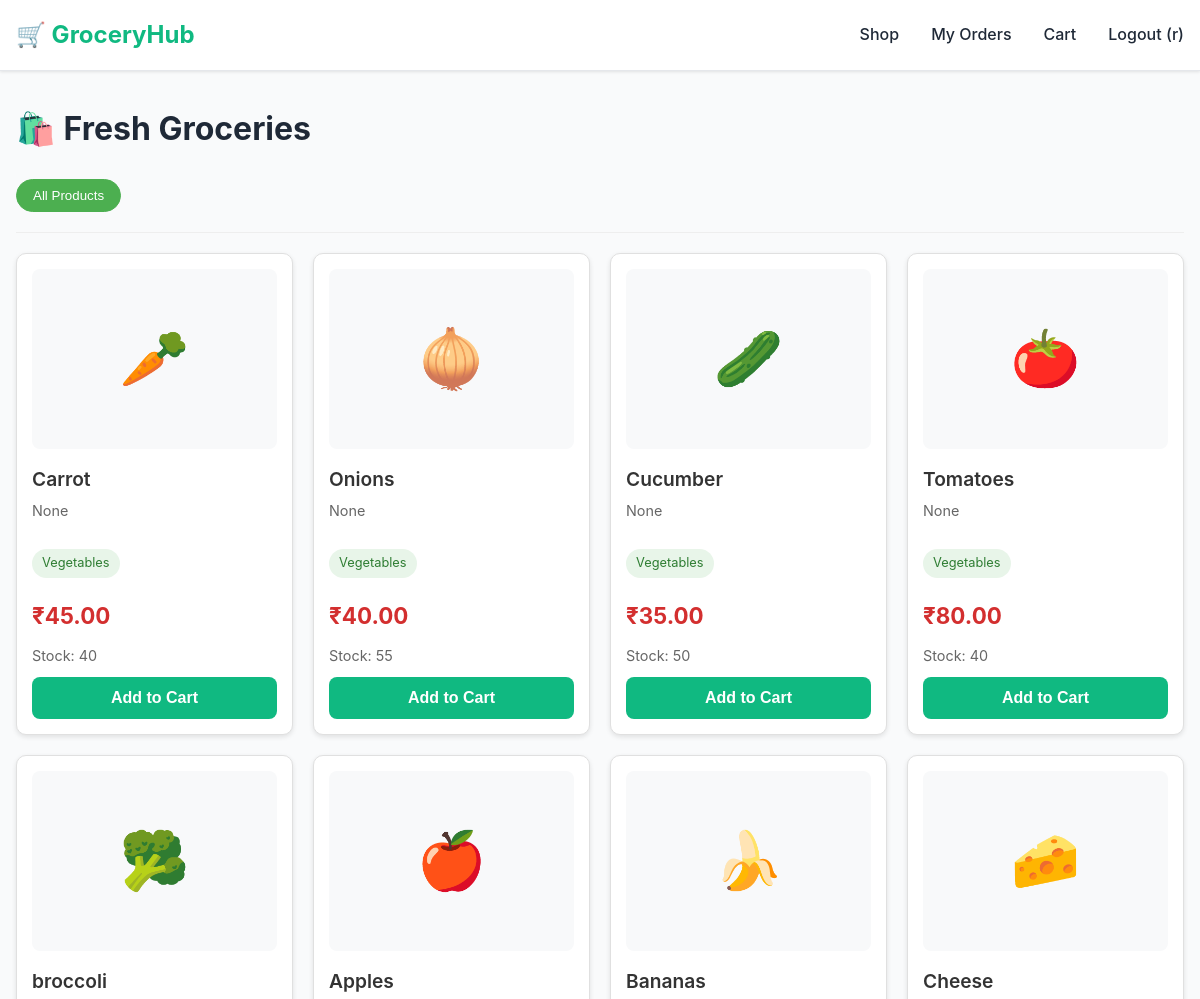
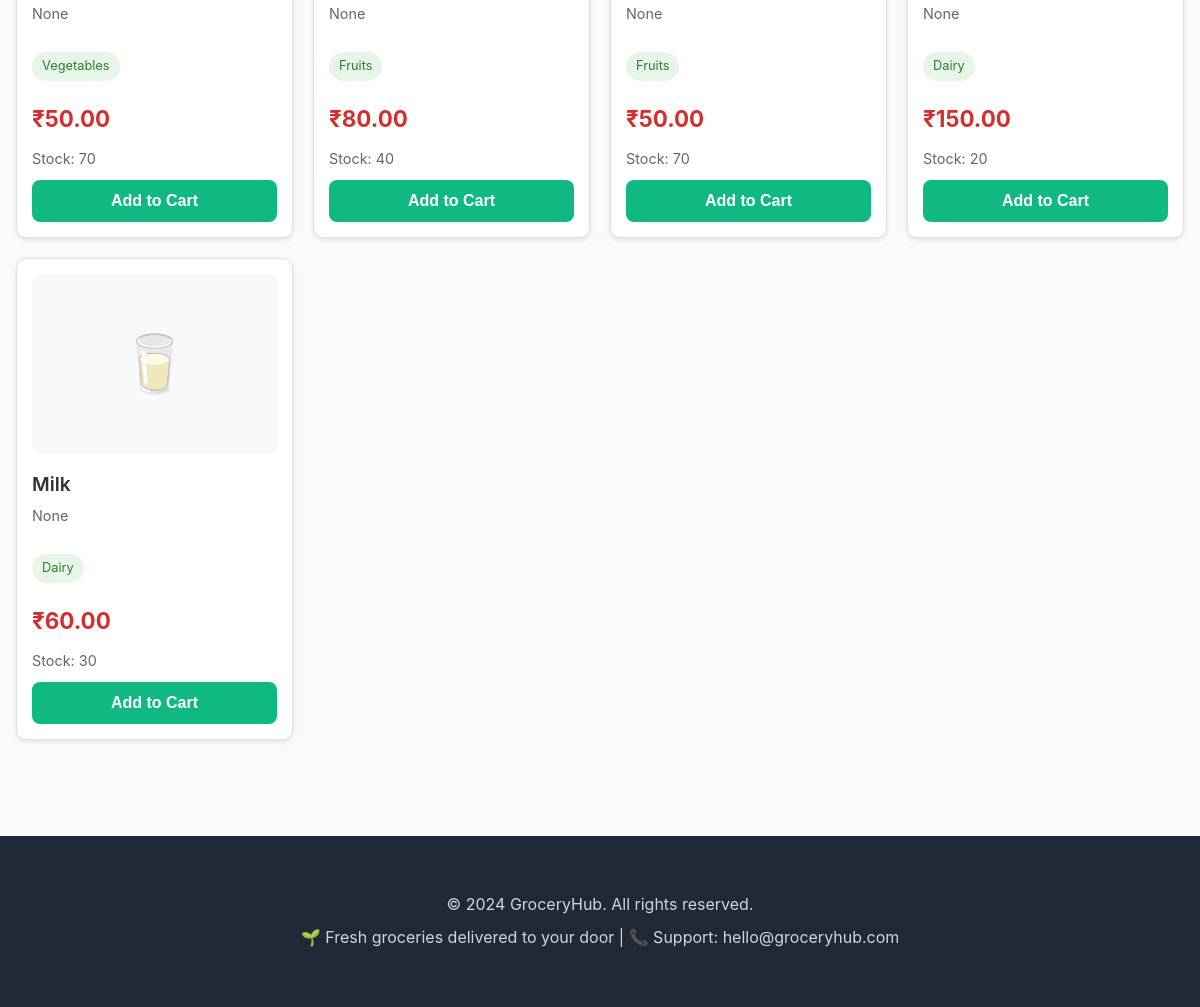
Screenshot of /products (signed in) with the database file from the repository (2 pictures, top to bottom).
### app.py (models this page shows)
class Product(db.Model):
    id = db.Column(db.Integer, primary_key=True)
    name = db.Column(db.String(150), nullable=False)
    description = db.Column(db.Text)
    price = db.Column(db.Float, nullable=False)
    category = db.Column(db.String(50), nullable=False)
    stock = db.Column(db.Integer, default=100)
    image = db.Column(db.String(200))
    created_at = db.Column(db.DateTime, default=datetime.utcnow)

### app.py (the view)
@app.route("/products")
def products():
    if "user_id" not in session:
        return redirect(url_for("login"))
    products = Product.query.all()
    cart_count = Cart.query.filter_by(user_id=session["user_id"]).count()
    return render_template("products.html", products=products, cart_count=cart_count)

### templates/products.html (shortened to what this page needs)
{% extends "base.html" %}
{% block content %}
<div class="container">
    <h2>🛍️ Fresh Groceries</h2>
    <div class="category-filter">
        <button class="category-btn active" onclick="filterByCategory('all')">
            All Products
        </button>
    </div>
    <div class="products-grid">
        {% if products %}
            {% for product in products %}
            <div class="card">
                <div class="card-image">
                    {% if product.image %}
                        <img src="{{ product.image }}"
                             alt="{{ product.name }}"
                             class="product-img"
                             onerror="this.onerror=null; this.style.display='none'; this.nextElementSibling.style.display='flex';">
                        <div class="emoji-fallback" style="display: none;">
                            {% if 'carrot' in product.name.lower() %}🥕
                            {% elif 'onion' in product.name.lower() %}🧅
                            {% elif 'cucumber' in product.name.lower() %}🥒
                            {% elif 'tomato' in product.name.lower() %}🍅
                            {% elif 'broccoli' in product.name.lower() %}🥦
                            {% elif 'apple' in product.name.lower() %}🍎
                            {% elif 'banana' in product.name.lower() %}🍌
                            {% elif 'butter' in product.name.lower() %}🧈
                            {% elif 'milk' in product.name.lower() %}🥛
                            {% elif product.category == 'Vegetables' %}🥬
                            {% elif product.category == 'Fruits' %}🍓
                            {% elif product.category == 'Dairy' %}🧀
                            {% else %}🛒
                            {% endif %}
                        </div>
                    {% else %}
                        <div class="emoji-fallback">
                            {% if 'carrot' in product.name.lower() %}🥕
                            {% elif 'onion' in product.name.lower() %}🧅
                            {% elif 'cucumber' in product.name.lower() %}🥒
                            {% elif 'tomato' in product.name.lower() %}🍅
                            {% elif 'broccoli' in product.name.lower() %}🥦
                            {% elif 'apple' in product.name.lower() %}🍎
                            {% elif 'banana' in product.name.lower() %}🍌
                            {% elif 'butter' in product.name.lower() %}🧈
                            {% elif 'milk' in product.name.lower() %}🥛
                            {% elif product.category == 'Vegetables' %}🥬
                            {% elif product.category == 'Fruits' %}🍓
                            {% elif product.category == 'Dairy' %}🧀
                            {% else %}🛒
                            {% endif %}
                        </div>
                    {% endif %}
                </div>
                <h3 class="card-title">{{ product.name }}</h3>
                <p class="card-description">{{ product.description }}</p>
                <div class="card-category-badge">{{ product.category }}</div>
                <div class="card-price">₹{{ "%.2f"|format(product.price) }}</div>
                <div class="card-stock">Stock: {{ product.stock }}</div>
                <button class="btn btn-primary btn-block"
                        onclick="addToCart({{ product.id }}, '{{ product.name }}')"
                        {% if product.stock <= 0 %}disabled{% endif %}>
                    {% if product.stock <= 0 %}Out of Stock{% else %}Add to Cart{% endif %}
                </button>
            </div>
            {% endfor %}
        {% endif %}
    </div>
</div>
{% endblock %}

### templates/base.html (shortened to what this page needs)
<!DOCTYPE html>
<html lang="en">
<head>
    <link rel="stylesheet" href="{{ url_for('static', filename='css/style.css') }}">
</head>
<body>
    <header>
        <nav class="navbar">
            <a href="{{ url_for('index') }}" class="logo">🛒 GroceryHub</a>
            {% if 'user_id' in session %}
<ul class="nav-links">
                <li><a href="{{ url_for('products') }}">Shop</a></li>
                <li><a href="{{ url_for('orders') }}">My Orders</a></li>
                <li>
                    <a href="{{ url_for('cart') }}">
                        Cart
                    </a>
                </li>
                <li><a href="{{ url_for('logout') }}">Logout ({{ session.user_name }})</a></li>
            </ul>
            {% endif %}
        </nav>
    </header>
    <main>
        {% block content %}{% endblock %}
    </main>
    <footer>
        <p>&copy; 2024 GroceryHub. All rights reserved.</p>
        <p>🌱 Fresh groceries delivered to your door | 📞 Support: hello@groceryhub.com</p>
    </footer>
</body>
</html>

### static/css/style.css (style rules this page uses)
* { margin: 0; padding: 0; box-sizing: border-box; }
:root { --primary: #10b981; --primary-dark: #059669; --primary-light: #d1fae5; --secondary: #f59e0b; --danger: #ef4444; --success: #10b981; --warning: #f59e0b; --text-dark: #1f2937; --text-light: #6b7280; --bg-light: #f9fafb; --bg-white: #ffffff; --border: #e5e7eb; --shadow: 0 1px 3px 0 rgba(0, 0, 0, 0.1); --shadow-md: 0 4px 6px -1px rgba(0, 0, 0, 0.1); --shadow-lg: 0 10px 15px -3px rgba(0, 0, 0, 0.1); }
body { font-family: -apple-system, BlinkMacSystemFont, 'Segoe UI', Roboto, 'Helvetica Neue', Arial, sans-serif; background-color: var(--bg-light); color: var(--text-dark); line-height: 1.6; }
header { background: var(--bg-white); border-bottom: 1px solid var(--border); position: sticky; top: 0; z-index: 100; box-shadow: var(--shadow); }
.navbar { max-width: 1200px; margin: 0 auto; padding: 1rem; display: flex; justify-content: space-between; align-items: center; }
.logo { font-size: 1.5rem; font-weight: 700; color: var(--primary); text-decoration: none; }
.nav-links { display: flex; gap: 2rem; align-items: center; list-style: none; }
.nav-links a { text-decoration: none; color: var(--text-dark); font-weight: 500; transition: color 0.3s ease; }
.container { max-width: 1200px; margin: 0 auto; padding: 2rem 1rem; }
h2 { font-size: 2rem; margin-bottom: 1.5rem; color: var(--text-dark); }
h3 { font-size: 1.25rem; margin-bottom: 1rem; color: var(--text-dark); }
p { color: var(--text-light); margin-bottom: 1rem; }
.btn { display: inline-block; padding: 0.75rem 1.5rem; border: none; border-radius: 0.5rem; font-size: 1rem; font-weight: 600; cursor: pointer; transition: all 0.3s ease; text-decoration: none; text-align: center; }
.btn-primary { background: var(--primary); color: white; }
.btn-block { width: 100%; display: block; }
.card { background: var(--bg-white); border-radius: 0.75rem; padding: 1.5rem; box-shadow: var(--shadow); transition: all 0.3s ease; }
.card-image { width: 100%; height: 200px; background: linear-gradient(135deg, var(--primary-light), #bfdbfe); border-radius: 0.5rem; display: flex; align-items: center; justify-content: center; font-size: 3rem; margin-bottom: 1rem; }
.card-title { font-size: 1.125rem; font-weight: 600; margin-bottom: 0.5rem; }
.card-description { color: var(--text-light); font-size: 0.875rem; margin-bottom: 1rem; }
.card-price { font-size: 1.5rem; font-weight: 700; color: var(--primary); margin-bottom: 1rem; }
.products-grid { display: grid; grid-template-columns: repeat(auto-fill, minmax(250px, 1fr)); gap: 2rem; margin-top: 2rem; }
.category-filter { display: flex; gap: 1rem; flex-wrap: wrap; margin-bottom: 2rem; }
.category-btn { padding: 0.5rem 1.25rem; border: 2px solid var(--border); background: var(--bg-white); border-radius: 2rem; cursor: pointer; transition: all 0.3s ease; font-weight: 500; }
.category-btn.active { background: var(--primary); border-color: var(--primary); color: white; }
footer { background: var(--text-dark); color: white; padding: 3rem 1rem; margin-top: 4rem; text-align: center; }
footer p { color: #d1d5db; margin: 0.5rem 0; }

### templates/products.html (style rules this page uses)
.products-grid { display: grid; grid-template-columns: repeat(auto-fill, minmax(250px, 1fr)); gap: 20px; margin-top: 20px; }
.card { border: 1px solid #e0e0e0; border-radius: 10px; padding: 15px; background: white; box-shadow: 0 2px 5px rgba(0,0,0,0.1); transition: transform 0.3s; }
.card-image { height: 180px; display: flex; align-items: center; justify-content: center; overflow: hidden; border-radius: 8px; margin-bottom: 15px; background: #f8f9fa; }
.emoji-fallback { font-size: 3.5rem; padding: 10px; }
.card-title { font-size: 1.2rem; margin: 10px 0 5px 0; color: #333; }
.card-description { font-size: 0.9rem; color: #666; margin-bottom: 10px; height: 40px; overflow: hidden; }
.card-category-badge { display: inline-block; background: #e8f5e9; color: #2e7d32; padding: 4px 10px; border-radius: 20px; font-size: 0.8rem; margin-bottom: 10px; }
.card-price { font-size: 1.4rem; font-weight: bold; color: #d32f2f; margin: 10px 0; }
.category-filter { display: flex; flex-wrap: wrap; gap: 10px; margin: 20px 0; padding-bottom: 20px; border-bottom: 1px solid #eee; }
.category-btn { padding: 8px 16px; border: 1px solid #ddd; background: white; border-radius: 20px; cursor: pointer; transition: all 0.3s; }
.category-btn.active { background: #4CAF50; color: white; border-color: #4CAF50; }
.card-stock { font-size: 0.9rem; color: #666; margin-bottom: 10px; }

### rows the page displays
Product: name "Carrot", description "None", category "Vegetables", price "45.00", stock "40", shows "Add to Cart"
Product: name "Onions", description "None", category "Vegetables", price "40.00", stock "55", shows "Add to Cart"
Product: name "Cucumber", description "None", category "Vegetables", price "35.00", stock "50", shows "Add to Cart"
Product: name "Tomatoes", description "None", category "Vegetables", price "80.00", stock "40", shows "Add to Cart"
Product: name "broccoli", description "None", category "Vegetables", price "50.00", stock "70", shows "Add to Cart"
Product: name "Apples", description "None", category "Fruits", price "80.00", stock "40", shows "Add to Cart"
Product: name "Bananas", description "None", category "Fruits", price "50.00", stock "70", shows "Add to Cart"
Product: name "Cheese", description "None", category "Dairy", price "150.00", stock "20", shows "Add to Cart"
Product: name "Milk", description "None", category "Dairy", price "60.00", stock "30", shows "Add to Cart"

### other values shown
{{ session.user_name }} "r"
